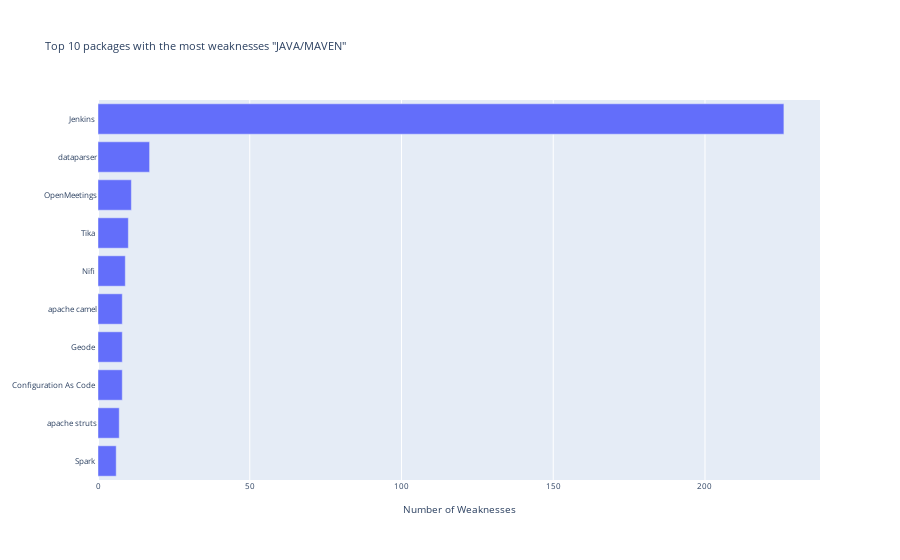

Notebook cell for this chart:
### Markdown cell above
## 3.3. Top 10 JAVA packages with the most weaknesses

### Code cell
# top 10 products with the most weaknesses
pdata = util.tidy_split(data,column='package_slug',sep=',')
pdata = pdata[pdata['product']!='nan']

y = pdata.groupby('product')['cwe'].count().sort_values().tail(10)

fig = go.Figure()
fig.add_bar(x=y.values, y=y.index.values, orientation='h')

fig.update_layout(title='Top 10 packages with the most weaknesses "JAVA/MAVEN"',
                  xaxis = dict(title='Number of Weaknesses'),
                  font=dict(size=8))

### Figure 1 — Plotly figure (JSON) as saved in the notebook; plotly's stock layout.template omitted (floating-point values rounded to 4 significant figures)
{"data": [{"orientation": "h", "type": "bar", "x": [6, 7, 8, 8, 8, 9, 10, 11, 17, 226], "y": ["Spark ", "apache struts", "Configuration As Code ", "Geode ", "apache camel", "Nifi ", "Tika ", "OpenMeetings", "dataparser", "Jenkins "]}], "layout": {"autosize": true, "font": {"size": 8}, "title": {"text": "Top 10 packages with the most weaknesses \"JAVA/MAVEN\""}, "xaxis": {"autorange": true, "range": [0, 237.9], "title": {"text": "Number of Weaknesses"}, "type": "linear"}, "yaxis": {"autorange": true, "range": [-0.5, 9.5], "type": "category"}}}
